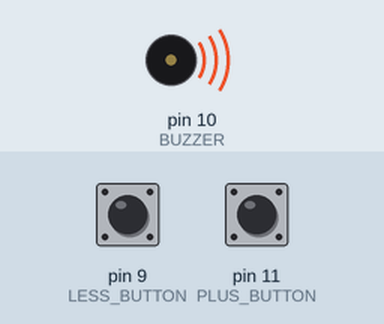
The sketch below on a simulated Arduino Uno, built with avr-gcc and run on an emulated ATmega328P. Shown: buzzer (waves = sounding). The inputs (shaded band) are chosen by the test bench; at power-on: pin 9 (LESS_BUTTON) HIGH, pin 11 (PLUS_BUTTON) HIGH. What the sketch prints to the serial monitor is not drawn.

Above: at 0.5 s.
Timing chart, 0 to 4.6 s (numbered marks = the images above):
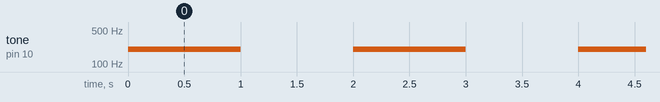

The sketch:

buzzer.ino
```cpp
#define BUZZER 10
#define PLUS_BUTTON 11
#define LESS_BUTTON 9

int frequency = 200;

void setup() {
  Serial.begin(9600);
  pinMode(BUZZER, OUTPUT); // configura o pino com o buzzer como saida
  pinMode(PLUS_BUTTON, INPUT_PULLUP);
  pinMode(LESS_BUTTON, INPUT_PULLUP);
}

void loop() {
  Serial.println(frequency);
  if (digitalRead(PLUS_BUTTON) == LOW) {
    frequency = frequency + 100;
  }

  if (digitalRead(LESS_BUTTON) == LOW) {
    frequency = frequency - 100;
  }

  tone(BUZZER, frequency); // gera frequencia no buzzer
  delay(1000);
  noTone(BUZZER);
  delay(1000);
}
```

Measured:
- by itself, tone on pin 10 (BUZZER): alternates 200 Hz for 1.0 s and silent for 1.0 s
